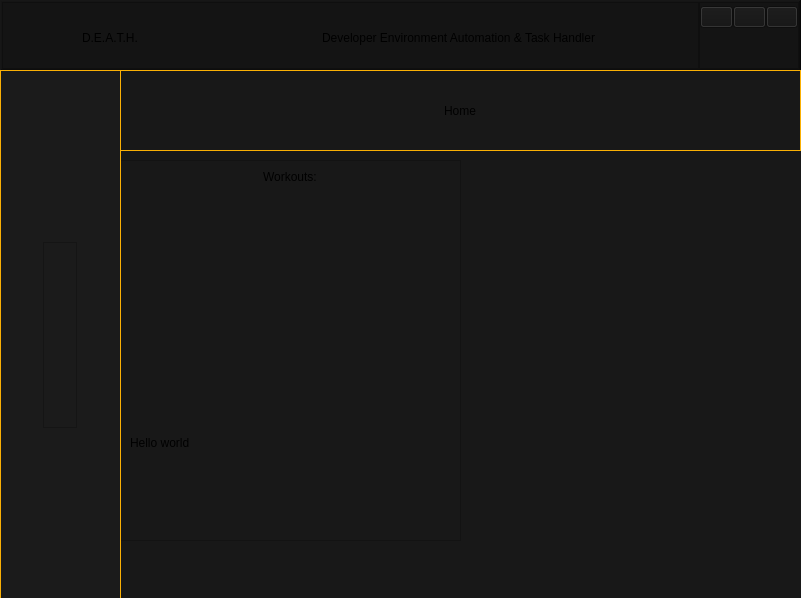
<?xml version="1.0" encoding="UTF-8"?>
<ui version="4.0">
 <class>MainWindow</class>
 <widget class="QMainWindow" name="MainWindow">
  <property name="geometry">
   <rect>
    <x>0</x>
    <y>0</y>
    <width>801</width>
    <height>598</height>
   </rect>
  </property>
  <property name="maximumSize">
   <size>
    <width>5000</width>
    <height>5000</height>
   </size>
  </property>
  <property name="windowTitle">
   <string>MainWindow</string>
  </property>
  <widget class="QWidget" name="centralwidget">
   <widget class="QFrame" name="Top_Bar">
    <property name="geometry">
     <rect>
      <x>0</x>
      <y>0</y>
      <width>801</width>
      <height>71</height>
     </rect>
    </property>
    <property name="styleSheet">
     <string notr="true">QPushButton{background-color: rgb(20,20,20)}
QFrame{background-color: rgb(20,20,20) }
QPushButton:hover{background-color:rgba(250,176,5,0.05)}</string>
    </property>
    <property name="frameShape">
     <enum>QFrame::WinPanel</enum>
    </property>
    <property name="frameShadow">
     <enum>QFrame::Raised</enum>
    </property>
    <layout class="QHBoxLayout" name="horizontalLayout">
     <property name="spacing">
      <number>0</number>
     </property>
     <property name="leftMargin">
      <number>0</number>
     </property>
     <property name="topMargin">
      <number>0</number>
     </property>
     <property name="rightMargin">
      <number>0</number>
     </property>
     <property name="bottomMargin">
      <number>0</number>
     </property>
     <item>
      <widget class="QFrame" name="Title_Bar">
       <property name="styleSheet">
        <string notr="true"/>
       </property>
       <property name="frameShape">
        <enum>QFrame::StyledPanel</enum>
       </property>
       <property name="frameShadow">
        <enum>QFrame::Raised</enum>
       </property>
       <widget class="QLabel" name="Title_icon">
        <property name="geometry">
         <rect>
          <x>10</x>
          <y>10</y>
          <width>61</width>
          <height>51</height>
         </rect>
        </property>
        <property name="toolTipDuration">
         <number>-1</number>
        </property>
        <property name="styleSheet">
         <string notr="true">font: 28pt &quot;MS Gothic&quot;;</string>
        </property>
        <property name="text">
         <string/>
        </property>
        <property name="pixmap">
         <pixmap>icons8-death-64.png</pixmap>
        </property>
        <property name="scaledContents">
         <bool>true</bool>
        </property>
       </widget>
       <widget class="QLabel" name="Title">
        <property name="geometry">
         <rect>
          <x>80</x>
          <y>10</y>
          <width>231</width>
          <height>51</height>
         </rect>
        </property>
        <property name="styleSheet">
         <string notr="true">font: 75 36pt &quot;Palatino Linotype&quot;;
font-color:rgb(255, 255, 255)</string>
        </property>
        <property name="text">
         <string>D.E.A.T.H.</string>
        </property>
       </widget>
       <widget class="QLabel" name="Title_desc">
        <property name="geometry">
         <rect>
          <x>320</x>
          <y>20</y>
          <width>361</width>
          <height>31</height>
         </rect>
        </property>
        <property name="styleSheet">
         <string notr="true">font: 11pt &quot;Palatino Linotype&quot;;
font-color: White;</string>
        </property>
        <property name="text">
         <string>Developer Environment Automation &amp; Task Handler</string>
        </property>
       </widget>
      </widget>
     </item>
     <item>
      <widget class="QFrame" name="Navigation_Button">
       <property name="minimumSize">
        <size>
         <width>0</width>
         <height>50</height>
        </size>
       </property>
       <property name="maximumSize">
        <size>
         <width>100</width>
         <height>100</height>
        </size>
       </property>
       <property name="styleSheet">
        <string notr="true"/>
       </property>
       <property name="frameShape">
        <enum>QFrame::StyledPanel</enum>
       </property>
       <property name="frameShadow">
        <enum>QFrame::Raised</enum>
       </property>
       <layout class="QHBoxLayout" name="horizontalLayout_2">
        <property name="spacing">
         <number>0</number>
        </property>
        <property name="leftMargin">
         <number>0</number>
        </property>
        <property name="topMargin">
         <number>0</number>
        </property>
        <property name="rightMargin">
         <number>0</number>
        </property>
        <property name="bottomMargin">
         <number>37</number>
        </property>
        <item>
         <widget class="QPushButton" name="Minimize_Button">
          <property name="text">
           <string/>
          </property>
          <property name="icon">
           <iconset>
            <normaloff>icons8-subtract-16.png</normaloff>icons8-subtract-16.png</iconset>
          </property>
          <property name="iconSize">
           <size>
            <width>24</width>
            <height>24</height>
           </size>
          </property>
         </widget>
        </item>
        <item>
         <widget class="QPushButton" name="Maximize_Button">
          <property name="text">
           <string/>
          </property>
          <property name="icon">
           <iconset>
            <normaloff>icons8-maximize-button-16.png</normaloff>icons8-maximize-button-16.png</iconset>
          </property>
          <property name="iconSize">
           <size>
            <width>24</width>
            <height>24</height>
           </size>
          </property>
         </widget>
        </item>
        <item>
         <widget class="QPushButton" name="Close_Button">
          <property name="text">
           <string/>
          </property>
          <property name="icon">
           <iconset>
            <normaloff>icons8-close-16.png</normaloff>icons8-close-16.png</iconset>
          </property>
          <property name="iconSize">
           <size>
            <width>24</width>
            <height>24</height>
           </size>
          </property>
         </widget>
        </item>
       </layout>
      </widget>
     </item>
    </layout>
   </widget>
   <widget class="QFrame" name="Main_Content">
    <property name="geometry">
     <rect>
      <x>0</x>
      <y>70</y>
      <width>811</width>
      <height>531</height>
     </rect>
    </property>
    <property name="styleSheet">
     <string notr="true"/>
    </property>
    <property name="frameShape">
     <enum>QFrame::StyledPanel</enum>
    </property>
    <property name="frameShadow">
     <enum>QFrame::Raised</enum>
    </property>
    <widget class="QStackedWidget" name="Pages">
     <property name="geometry">
      <rect>
       <x>120</x>
       <y>0</y>
       <width>681</width>
       <height>531</height>
      </rect>
     </property>
     <property name="currentIndex">
      <number>0</number>
     </property>
     <widget class="QWidget" name="Home_Page">
      <property name="styleSheet">
       <string notr="true">background-color: rgb(24,24,24)</string>
      </property>
      <widget class="QFrame" name="Home_Title">
       <property name="geometry">
        <rect>
         <x>0</x>
         <y>0</y>
         <width>681</width>
         <height>81</height>
        </rect>
       </property>
       <property name="styleSheet">
        <string notr="true">#Home_Title{border-width:1px;
border-style:solid;
border-color: rgb(250,176,5)}</string>
       </property>
       <property name="frameShape">
        <enum>QFrame::StyledPanel</enum>
       </property>
       <property name="frameShadow">
        <enum>QFrame::Raised</enum>
       </property>
       <layout class="QVBoxLayout" name="verticalLayout_3">
        <property name="spacing">
         <number>0</number>
        </property>
        <property name="leftMargin">
         <number>0</number>
        </property>
        <property name="topMargin">
         <number>0</number>
        </property>
        <property name="rightMargin">
         <number>0</number>
        </property>
        <property name="bottomMargin">
         <number>0</number>
        </property>
        <item alignment="Qt::AlignHCenter">
         <widget class="QLabel" name="title">
          <property name="maximumSize">
           <size>
            <width>125</width>
            <height>16777215</height>
           </size>
          </property>
          <property name="styleSheet">
           <string notr="true">
font: 28pt &quot;Palatino Linotype&quot;;</string>
          </property>
          <property name="text">
           <string>Home</string>
          </property>
         </widget>
        </item>
       </layout>
      </widget>
      <widget class="QFrame" name="Workouts_section">
       <property name="geometry">
        <rect>
         <x>0</x>
         <y>90</y>
         <width>341</width>
         <height>381</height>
        </rect>
       </property>
       <property name="styleSheet">
        <string notr="true"/>
       </property>
       <property name="frameShape">
        <enum>QFrame::StyledPanel</enum>
       </property>
       <property name="frameShadow">
        <enum>QFrame::Raised</enum>
       </property>
       <layout class="QVBoxLayout" name="verticalLayout_4">
        <item alignment="Qt::AlignHCenter|Qt::AlignTop">
         <widget class="QLabel" name="Workouts_title">
          <property name="maximumSize">
           <size>
            <width>150</width>
            <height>75</height>
           </size>
          </property>
          <property name="styleSheet">
           <string notr="true">font: 24pt &quot;Palatino Linotype&quot;;</string>
          </property>
          <property name="text">
           <string>Workouts:</string>
          </property>
         </widget>
        </item>
        <item>
         <widget class="QLabel" name="label">
          <property name="text">
           <string>Hello world</string>
          </property>
         </widget>
        </item>
       </layout>
      </widget>
     </widget>
     <widget class="QWidget" name="page_2">
      <property name="styleSheet">
       <string notr="true">background-color: rgb(24,24,24)</string>
      </property>
     </widget>
    </widget>
    <widget class="QFrame" name="Side_Bar">
     <property name="geometry">
      <rect>
       <x>0</x>
       <y>0</y>
       <width>121</width>
       <height>531</height>
      </rect>
     </property>
     <property name="toolTipDuration">
      <number>-1</number>
     </property>
     <property name="styleSheet">
      <string notr="true">QFrame{background-color: rgb(27,27,27)}

#Side_Bar{
border-color:rgb(250,176,5);
border-width:1px;
border-style:solid;}

QPushButton{border-radius:5px; background-color: rgb(27,27,27)}

QPushButton:hover{background-color:rgba(250,176,5,0.05)}</string>
     </property>
     <property name="frameShape">
      <enum>QFrame::StyledPanel</enum>
     </property>
     <property name="frameShadow">
      <enum>QFrame::Raised</enum>
     </property>
     <layout class="QVBoxLayout" name="verticalLayout_2">
      <property name="spacing">
       <number>0</number>
      </property>
      <property name="leftMargin">
       <number>0</number>
      </property>
      <property name="topMargin">
       <number>0</number>
      </property>
      <property name="rightMargin">
       <number>0</number>
      </property>
      <property name="bottomMargin">
       <number>0</number>
      </property>
      <item alignment="Qt::AlignHCenter|Qt::AlignVCenter">
       <widget class="QFrame" name="Page_Buttons">
        <property name="maximumSize">
         <size>
          <width>40</width>
          <height>1000</height>
         </size>
        </property>
        <property name="styleSheet">
         <string notr="true"/>
        </property>
        <property name="frameShape">
         <enum>QFrame::StyledPanel</enum>
        </property>
        <property name="frameShadow">
         <enum>QFrame::Raised</enum>
        </property>
        <layout class="QVBoxLayout" name="verticalLayout">
         <property name="spacing">
          <number>20</number>
         </property>
         <property name="leftMargin">
          <number>0</number>
         </property>
         <property name="topMargin">
          <number>0</number>
         </property>
         <property name="rightMargin">
          <number>0</number>
         </property>
         <property name="bottomMargin">
          <number>0</number>
         </property>
         <item>
          <widget class="QPushButton" name="Home_Button">
           <property name="toolTip">
            <string>Home</string>
           </property>
           <property name="text">
            <string/>
           </property>
           <property name="icon">
            <iconset>
             <normaloff>icons8-home-page-32.png</normaloff>icons8-home-page-32.png</iconset>
           </property>
           <property name="iconSize">
            <size>
             <width>32</width>
             <height>32</height>
            </size>
           </property>
           <property name="shortcut">
            <string>Ctrl+H</string>
           </property>
           <property name="default">
            <bool>true</bool>
           </property>
           <property name="flat">
            <bool>true</bool>
           </property>
          </widget>
         </item>
         <item>
          <widget class="QPushButton" name="Email_Button">
           <property name="toolTip">
            <string>Emails</string>
           </property>
           <property name="toolTipDuration">
            <number>-1</number>
           </property>
           <property name="text">
            <string/>
           </property>
           <property name="icon">
            <iconset>
             <normaloff>icons8-secured-letter-32.png</normaloff>icons8-secured-letter-32.png</iconset>
           </property>
           <property name="iconSize">
            <size>
             <width>32</width>
             <height>32</height>
            </size>
           </property>
           <property name="shortcut">
            <string>Ctrl+E</string>
           </property>
           <property name="autoDefault">
            <bool>false</bool>
           </property>
           <property name="default">
            <bool>true</bool>
           </property>
           <property name="flat">
            <bool>true</bool>
           </property>
          </widget>
         </item>
         <item>
          <widget class="QPushButton" name="Weather_Button">
           <property name="toolTip">
            <string>Weather</string>
           </property>
           <property name="toolTipDuration">
            <number>-1</number>
           </property>
           <property name="text">
            <string/>
           </property>
           <property name="icon">
            <iconset>
             <normaloff>icons8-sun-32.png</normaloff>icons8-sun-32.png</iconset>
           </property>
           <property name="iconSize">
            <size>
             <width>32</width>
             <height>32</height>
            </size>
           </property>
           <property name="shortcut">
            <string>Ctrl+W</string>
           </property>
           <property name="default">
            <bool>true</bool>
           </property>
           <property name="flat">
            <bool>true</bool>
           </property>
          </widget>
         </item>
         <item>
          <widget class="QPushButton" name="System_Button">
           <property name="toolTip">
            <string>System Information</string>
           </property>
           <property name="toolTipDuration">
            <number>-1</number>
           </property>
           <property name="text">
            <string/>
           </property>
           <property name="icon">
            <iconset>
             <normaloff>icons8-tasks-32.png</normaloff>icons8-tasks-32.png</iconset>
           </property>
           <property name="iconSize">
            <size>
             <width>32</width>
             <height>32</height>
            </size>
           </property>
           <property name="shortcut">
            <string>Ctrl+S</string>
           </property>
           <property name="default">
            <bool>true</bool>
           </property>
           <property name="flat">
            <bool>true</bool>
           </property>
          </widget>
         </item>
         <item>
          <widget class="QPushButton" name="Time_Button">
           <property name="toolTip">
            <string>Time &amp; Reminders</string>
           </property>
           <property name="toolTipDuration">
            <number>-1</number>
           </property>
           <property name="text">
            <string/>
           </property>
           <property name="icon">
            <iconset>
             <normaloff>icons8-clock-32.png</normaloff>icons8-clock-32.png</iconset>
           </property>
           <property name="iconSize">
            <size>
             <width>32</width>
             <height>32</height>
            </size>
           </property>
           <property name="shortcut">
            <string>Ctrl+R</string>
           </property>
           <property name="default">
            <bool>true</bool>
           </property>
           <property name="flat">
            <bool>true</bool>
           </property>
          </widget>
         </item>
         <item>
          <widget class="QPushButton" name="Quote_Button">
           <property name="toolTip">
            <string>Quotes</string>
           </property>
           <property name="toolTipDuration">
            <number>-1</number>
           </property>
           <property name="text">
            <string/>
           </property>
           <property name="icon">
            <iconset>
             <normaloff>icons8-quote-32.png</normaloff>icons8-quote-32.png</iconset>
           </property>
           <property name="iconSize">
            <size>
             <width>32</width>
             <height>32</height>
            </size>
           </property>
           <property name="shortcut">
            <string>Ctrl+Q</string>
           </property>
           <property name="default">
            <bool>true</bool>
           </property>
           <property name="flat">
            <bool>true</bool>
           </property>
          </widget>
         </item>
        </layout>
       </widget>
      </item>
     </layout>
    </widget>
   </widget>
  </widget>
 </widget>
 <resources/>
 <connections/>
</ui>
